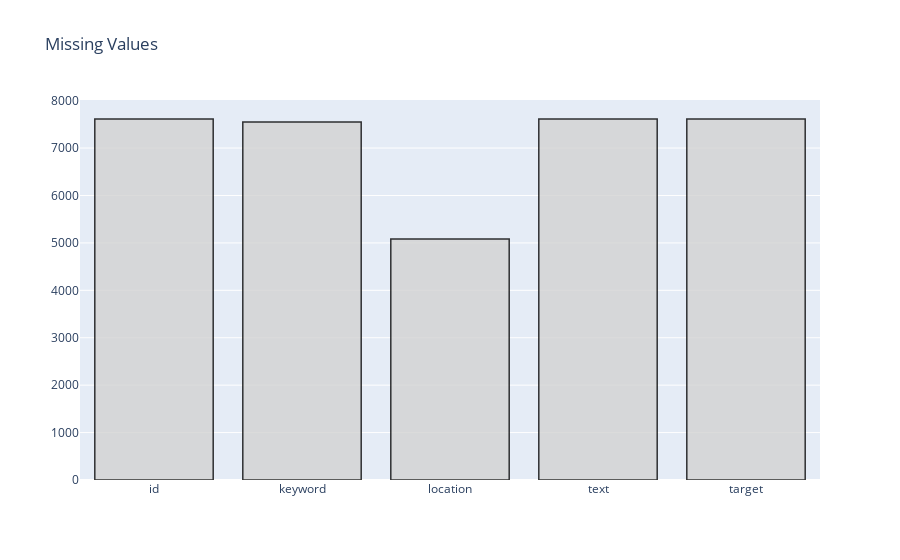
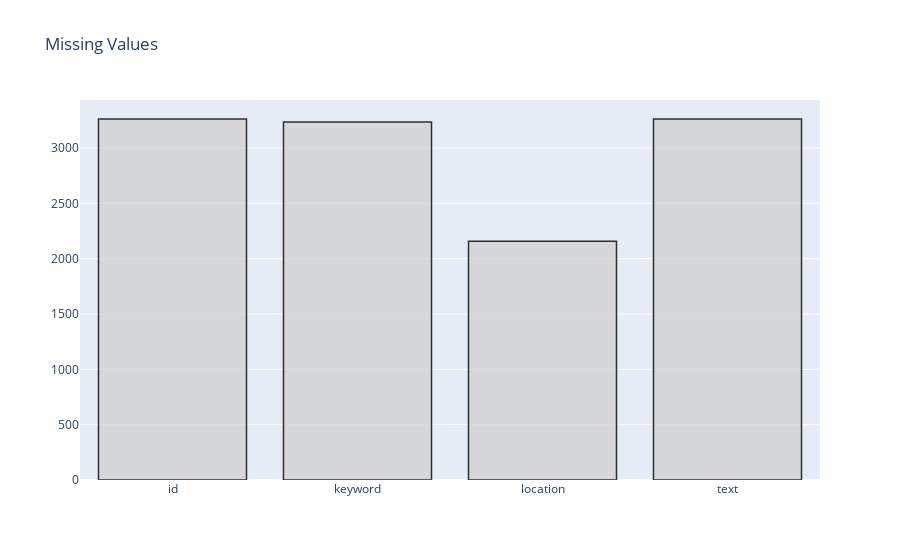

Notebook code cell kept with these figures, in order:
### Markdown cell above
# Handling Missing Values

### Code cell
#Let's define a function to explore the missing values for the two datasets
def missing_values(df):
    print('{}% of location values are missing from Total Number of Records.'.format(round((df.location.isnull().sum())/(df.shape[0])*100),2))
    print('{}% of keywords values are missing from Total Number of Records.'.format(round((df.keyword.isnull().sum())/(df.shape[0])*100),2))
    sns.heatmap(df.isnull(),yticklabels=False,cbar=False)
    null_feat = pd.DataFrame(len(df['id']) - df.isnull().sum(), columns = ['Count'])

    trace = go.Bar(x = null_feat.index, y = null_feat['Count'] ,opacity = 0.8, marker=dict(color = 'lightgrey', line=dict(color='#000000',width=1.5)))

    layout = dict(title =  "Missing Values")
                    
    fig = dict(data = [trace], layout=layout)
    py.iplot(fig)

missing_values(df_train)
missing_values(df_test)

print(f'Number of unique values in keyword = {df_train["keyword"].nunique()} (Training) - {df_test["keyword"].nunique()} (Test)')
print(f'Number of unique values in location = {df_train["location"].nunique()} (Training) - {df_test["location"].nunique()} (Test)')

### Figure 1 — Plotly figure (JSON) as saved in the notebook; plotly's stock layout.template omitted (floating-point values rounded to 4 significant figures)
{"data": [{"marker": {"color": "lightgrey", "line": {"color": "#000000", "width": 1.5}}, "opacity": 0.8, "type": "bar", "x": ["id", "keyword", "location", "text", "target"], "y": [7613, 7552, 5080, 7613, 7613]}], "layout": {"title": {"text": "Missing Values"}}}

### Figure 2 — Plotly figure (JSON) as saved in the notebook; plotly's stock layout.template omitted (floating-point values rounded to 4 significant figures)
{"data": [{"marker": {"color": "lightgrey", "line": {"color": "#000000", "width": 1.5}}, "opacity": 0.8, "type": "bar", "x": ["id", "keyword", "location", "text"], "y": [3263, 3237, 2158, 3263]}], "layout": {"title": {"text": "Missing Values"}}}
